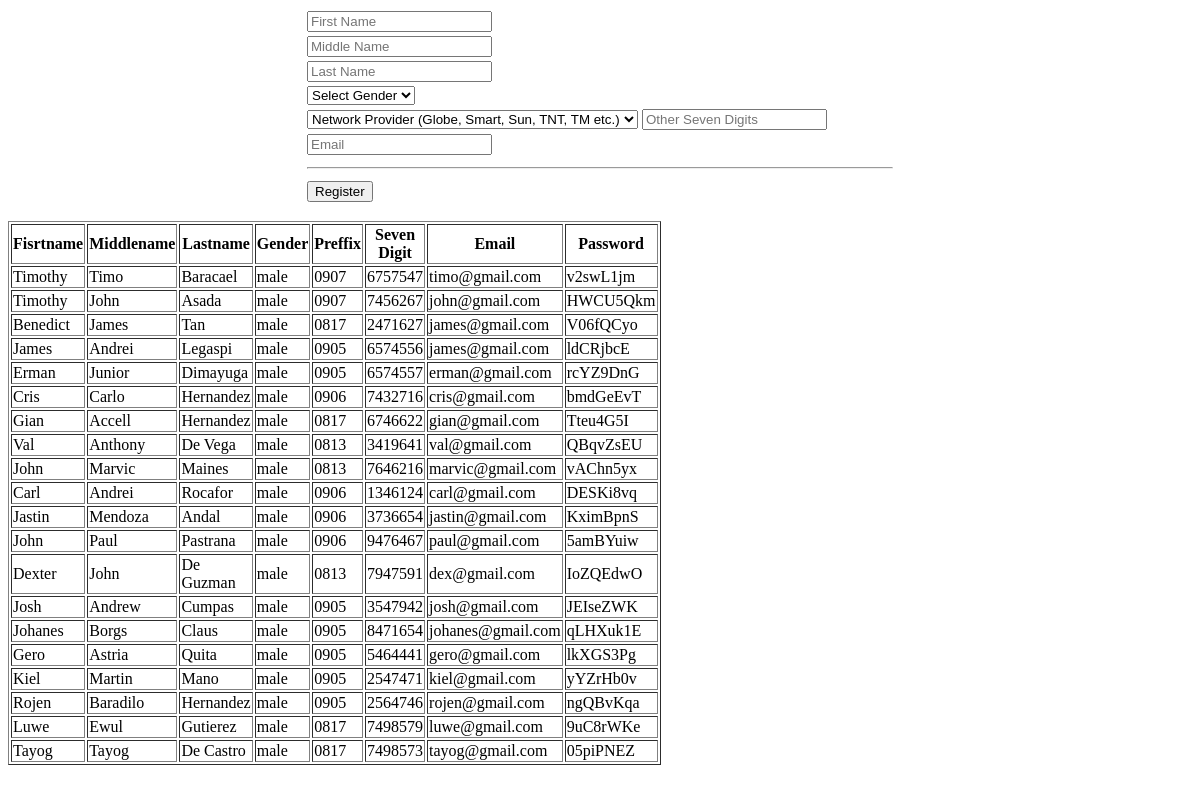
The page / on the database its author committed.
### tables this page shows
CREATE TABLE `tbl_user` (
  `id_user` int(11) NOT NULL,
  `first_name` varchar(255) NOT NULL,
  `middle_name` varchar(255) NOT NULL,
  `last_name` varchar(255) NOT NULL,
  `gender` varchar(255) NOT NULL,
  `preffix` varchar(255) NOT NULL,
  `seven_digit` varchar(255) NOT NULL,
  `email` varchar(255) NOT NULL,
  `password` varchar(255) NOT NULL
);

### index.php (the view, shortened to what this page needs)
<?php
$first_name = $middle_name = $last_name = $gender = $preffix = $seven_digit = $email = "";
$first_nameErr = $middle_nameErr = $last_nameErr = $genderErr = $preffixErr = $seven_digitErr = $emailErr = "";
?>
<form method="POST">
    <center>
        <table border="0" width="50%">
            <tr><td> <input type="text" name="first_name" placeholder="First Name" value="<?php echo $first_name; ?>"> <span class="error"><?php echo $first_nameErr; ?></span> </td></tr>
            <tr><td> <input type="text" name="middle_name" placeholder="Middle Name" value="<?php echo $middle_name; ?>"> <span class="error"><?php echo $middle_nameErr; ?></span> </td></tr>
            <tr><td> <input type="text" name="last_name" placeholder="Last Name" value="<?php echo $last_name; ?>"> <span class="error"><?php echo $last_nameErr; ?></span> </td> </tr>
            <tr>
                <td>
                    <select name="gender">
                        <option name="gender" value="">Select Gender</option>
                    </select><span class="error"><?php echo $genderErr; ?></span>
                </td>
            </tr>
            <tr>
                <td>
                    <select name="preffix">
                        <option name="preffix" id="preffix" value="">Network Provider (Globe, Smart, Sun, TNT, TM etc.)</option>
                    </select><span class="error"><?php echo $preffixErr; ?></span>
                    <input type="text" name="seven_digit" value="<?php echo $seven_digit; ?>" maxlength="7" placeholder="Other Seven Digits" onkeypress="return isNumberKey(event)"><span class="error"><?php echo $seven_digitErr; ?></span>
                </td>
            </tr>
            <tr>
                <td>
                    <input type="text" name="email" placeholder="Email" value="<?php echo $email; ?>"><span class="error"><?php echo $emailErr; ?></span>
                </td>
            </tr>
            <tr>
                <td>
                    <hr>
                </td>
            </tr>
            <tr>
                <td>
                    <input type="submit" name="btnRegister" value="Register">
                </td>
            </tr>
        </table>
            </center>
</form>
<?php
    include ("connections.php");
    $view_query = mysqli_query($connections, "SELECT * FROM tbl_user");
    echo "<table border='1', width='50%'>
        <tr>
            <th>Fisrtname</th>
            <th>Middlename</th>
            <th>Lastname</th>
            <th>Gender</th>
            <th>Preffix</th>
            <th>Seven Digit</th>
            <th>Email</th>
            <th>Password</th>
        </tr>";
    while ($row = mysqli_fetch_assoc($view_query)) {
            $db_fisrt_name = $row["first_name"];
            $db_middle_name = $row["middle_name"];
            $db_last_name = $row["last_name"];
            $db_gender = $row["gender"];
            $db_preffix = $row["preffix"];
            $db_seven_digit = $row["seven_digit"];
            $db_email = $row["email"];
            $db_password = $row["password"];
    echo "<tr>
            <td>$db_fisrt_name</td>
            <td>$db_middle_name</td>
            <td>$db_last_name</td>
            <td>$db_gender</td>
            <td>$db_preffix</td>
            <td>$db_seven_digit</td>
            <td>$db_email</td>
            <td>$db_password</td>
          </tr>";
} echo "</table>";
?>

### rows shown on the page
tbl_user: first_name "Timothy", middle_name "Timo", last_name "Baracael", gender "male", preffix "0907", seven_digit "6757547", email "timo@gmail.com", password "v2swL1jm"
tbl_user: first_name "Timothy", middle_name "John", last_name "Asada", gender "male", preffix "0907", seven_digit "7456267", email "john@gmail.com", password "HWCU5Qkm"
tbl_user: first_name "Benedict", middle_name "James", last_name "Tan", gender "male", preffix "0817", seven_digit "2471627", email "james@gmail.com", password "V06fQCyo"
tbl_user: first_name "James", middle_name "Andrei", last_name "Legaspi", gender "male", preffix "0905", seven_digit "6574556", email "james@gmail.com", password "ldCRjbcE"
tbl_user: first_name "Erman", middle_name "Junior", last_name "Dimayuga", gender "male", preffix "0905", seven_digit "6574557", email "erman@gmail.com", password "rcYZ9DnG"
tbl_user: first_name "Cris", middle_name "Carlo", last_name "Hernandez", gender "male", preffix "0906", seven_digit "7432716", email "cris@gmail.com", password "bmdGeEvT"
tbl_user: first_name "Gian", middle_name "Accell", last_name "Hernandez", gender "male", preffix "0817", seven_digit "6746622", email "gian@gmail.com", password "Tteu4G5I"
tbl_user: first_name "Val", middle_name "Anthony", last_name "De Vega", gender "male", preffix "0813", seven_digit "3419641", email "val@gmail.com", password "QBqvZsEU"
tbl_user: first_name "John", middle_name "Marvic", last_name "Maines", gender "male", preffix "0813", seven_digit "7646216", email "marvic@gmail.com", password "vAChn5yx"
tbl_user: first_name "Carl", middle_name "Andrei", last_name "Rocafor", gender "male", preffix "0906", seven_digit "1346124", email "carl@gmail.com", password "DESKi8vq"
tbl_user: first_name "Jastin", middle_name "Mendoza", last_name "Andal", gender "male", preffix "0906", seven_digit "3736654", email "jastin@gmail.com", password "KximBpnS"
tbl_user: first_name "John", middle_name "Paul", last_name "Pastrana", gender "male", preffix "0906", seven_digit "9476467", email "paul@gmail.com", password "5amBYuiw"
tbl_user: first_name "Dexter", middle_name "John", last_name "De Guzman", gender "male", preffix "0813", seven_digit "7947591", email "dex@gmail.com", password "IoZQEdwO"
tbl_user: first_name "Josh", middle_name "Andrew", last_name "Cumpas", gender "male", preffix "0905", seven_digit "3547942", email "josh@gmail.com", password "JEIseZWK"
tbl_user: first_name "Johanes", middle_name "Borgs", last_name "Claus", gender "male", preffix "0905", seven_digit "8471654", email "johanes@gmail.com", password "qLHXuk1E"
tbl_user: first_name "Gero", middle_name "Astria", last_name "Quita", gender "male", preffix "0905", seven_digit "5464441", email "gero@gmail.com", password "lkXGS3Pg"
tbl_user: first_name "Kiel", middle_name "Martin", last_name "Mano", gender "male", preffix "0905", seven_digit "2547471", email "kiel@gmail.com", password "yYZrHb0v"
tbl_user: first_name "Rojen", middle_name "Baradilo", last_name "Hernandez", gender "male", preffix "0905", seven_digit "2564746", email "rojen@gmail.com", password "ngQBvKqa"
tbl_user: first_name "Luwe", middle_name "Ewul", last_name "Gutierez", gender "male", preffix "0817", seven_digit "7498579", email "luwe@gmail.com", password "9uC8rWKe"
tbl_user: first_name "Tayog", middle_name "Tayog", last_name "De Castro", gender "male", preffix "0817", seven_digit "7498573", email "tayog@gmail.com", password "05piPNEZ"
